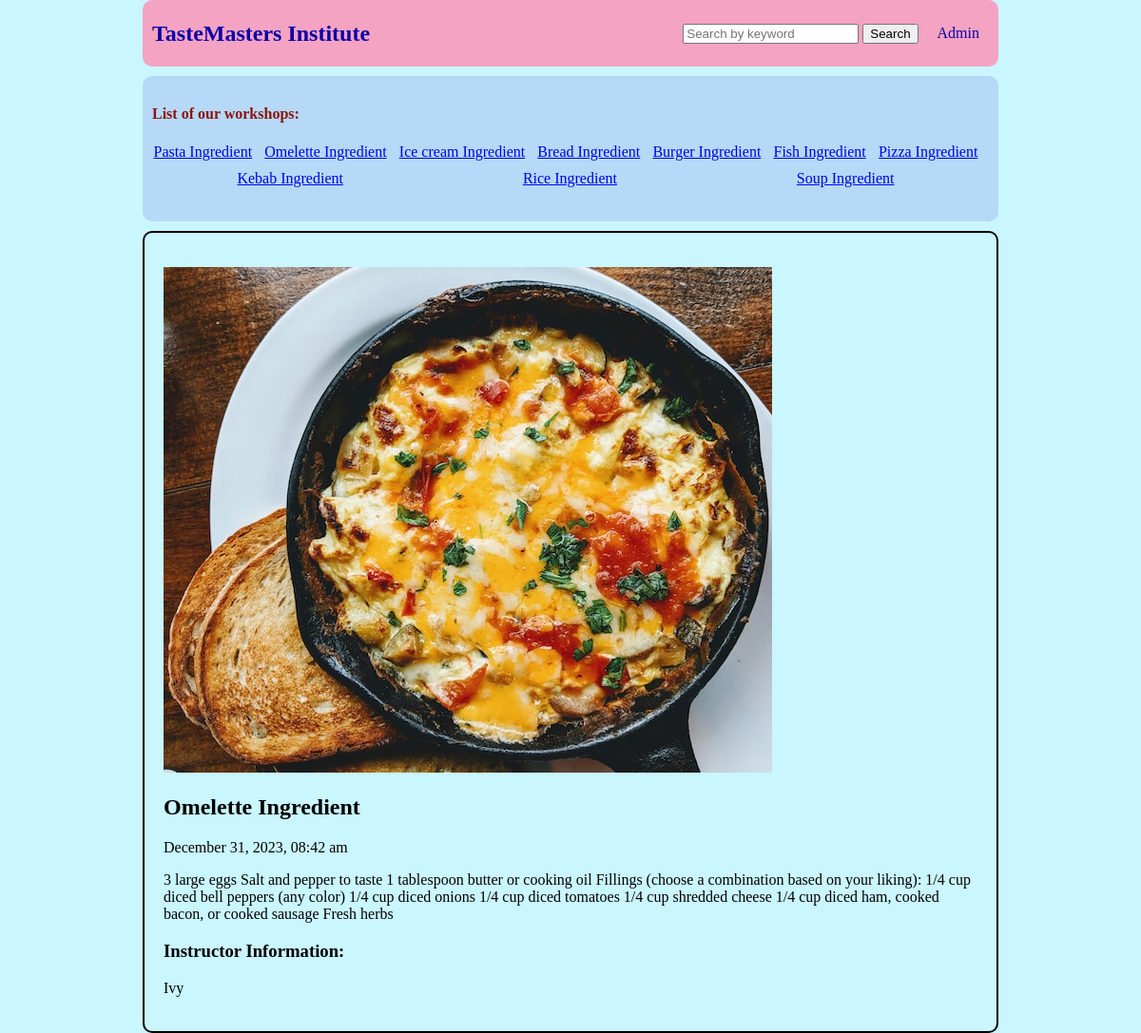
Screenshot of /pages.php?id=44 with the database file from the repository.
### tables this page shows
CREATE TABLE `mypages` (
  `id` int(11) NOT NULL,
  `title` varchar(50) NOT NULL,
  `content` text NOT NULL,
  `timee` timestamp NOT NULL DEFAULT current_timestamp() ON UPDATE current_timestamp(),
  `name` varchar(50) NOT NULL,
  `image_filename` varchar(100) NOT NULL,
  `new_image_path` varchar(100) NOT NULL
);

### pages.php (the view, shortened to what this page needs)
<?php
require('connect.php');
$query = "SELECT *
            FROM mypages ORDER BY timee DESC";
$statement=$db->prepare($query);
$statement->execute();
$pages=$statement->fetchAll();
if (isset($_GET['id'])) {
    $id = filter_input(INPUT_GET, 'id', FILTER_SANITIZE_NUMBER_INT);
    $query = "SELECT * FROM mypages WHERE id = :id";
    $statement = $db->prepare($query);
    $statement->bindValue(':id', $id, PDO::PARAM_INT);
    $statement->execute();
    $p = $statement->fetch();
} else {
    $id = false;
}
?>
<!DOCTYPE html>
<html lang="en">
<head>
    <link rel="stylesheet" href="main.css">
</head>
<body>
<nav class="navbar1">
        <ul>
            <li id="firstitem">
                <a href="index.php">TasteMasters Institute</a>
            </li>
            <li id="seconditem">
                <form action="search.php" method="GET" class="searchbox">
                    <input id="searchinput" type="text" name="keyword" placeholder="Search by keyword">
                    <button id="searchbutton" type="submit">Search</button>
                </form>
            </li>
            <li id="thirditem"><a href="admin.php">Admin</a></li>
        </ul>
    </nav>
    <nav class="navbar2">
    <h4>List of our workshops:</h4>
        <ul>
            <?php foreach($pages as $page):?>
            <li>
                <a href="pages.php?id=<?=$page['id']?>"> <?= $page['title'] ?></a>
            </li>
            <?php endforeach?>
        </ul>
    </nav>
    <main>
        <div class="main">
            <ul>
                <?php if ($id): ?>
                <?php if (!empty($p['image_filename'])): ?>
                <img src="<?= $p['new_image_path'] ?>" alt="Uploaded Image">
                <?php endif ?>
                <h2><?= $p['title'] ?></h2>
                <p class="edit"><?= date("F d, Y, h:i a", strtotime($p['timee'])) ?> </p>
                <p><?= $p['content'] ?></p>
                <h3>Instructor Information:</h3>
                <p><?= $p['name'] ?></p>
                <?php endif ?>
            </ul>
        </div>
    </main>
</body>
</html>

### main.css (style rules this page uses)
body { width: 75%; margin: 0 auto; padding: 0px; background-color: rgb(202, 246, 255); }
.main, .comment { border: 2px black solid; padding: 20px; border-radius: 10px; }
ul { list-style: none; padding-left: 0%; }
h4 { color: #8c1410; }
.navbar1 { background-color: rgb(245, 163, 194); margin: 0 auto; width: 100%; border-radius: 10px; display: flex; height: 70px; }
.navbar1 ul { align-items: center; list-style: none; width: 100%; }
.navbar1 a { color: rgb(11, 0, 167); text-decoration: none; }
#firstitem { padding-left: 10px; flex: 3; font-family: 'Times New Roman', Times, serif; font-weight:900; font-size: x-large; }
#seconditem,#thirditem { padding-right: 20px; }
#seconditem { align-content: center; }
.navbar2 { background-color: #b5d9f7; padding: 10px; margin: 10px 0; border-radius: 10px; }
.navbar2 ul,.navbar1 ul { display: flex; flex-wrap: wrap; justify-content:space-around; }
.navbar2 ul li { margin: 0; margin-right: 10px; margin-bottom: 10px; }

### rows the page displays
mypages: title "Pasta Ingredient"
mypages: title "Omelette Ingredient", timee "December 31, 2023, 08:42 am", content "3 large eggs Salt and pepper to taste 1 tablespoon butter or cooking oil Fillings (choose a combination based on your liking): 1/4 cup diced bell peppers (any color) 1/4 cup diced onions 1/4 cup diced tomatoes 1/4 cup shredded cheese 1/4 cup diced ham, cooked bacon, or cooked sausage Fresh herbs", name "Ivy"
mypages: title "Ice cream Ingredient"
mypages: title "Bread Ingredient"
mypages: title "Burger Ingredient"
mypages: title "Fish Ingredient"
mypages: title "Pizza Ingredient"
mypages: title "Kebab Ingredient"
mypages: title "Rice Ingredient"
mypages: title "Soup Ingredient"
